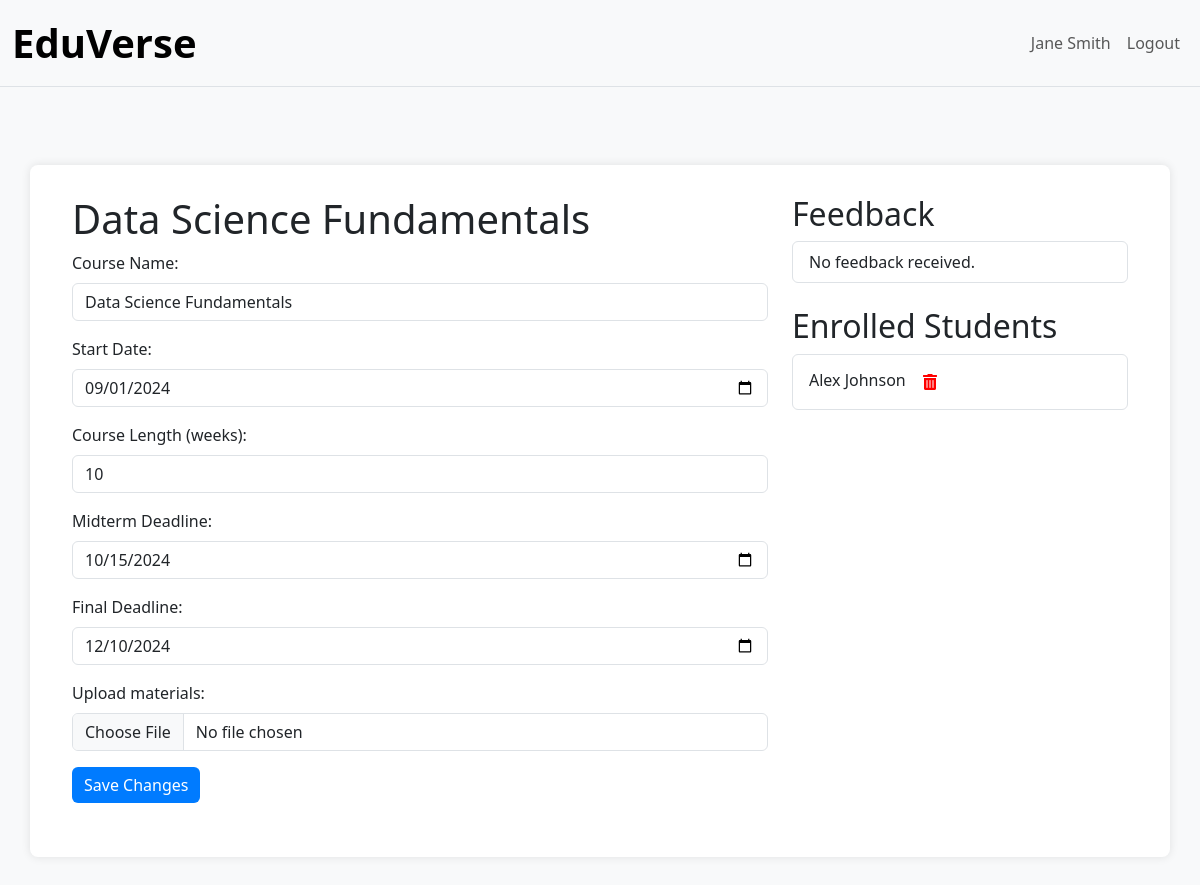
Screenshot of /course/3/detail/ (signed in) with the database file from the repository.
### EduVerse/models.py (models this page shows, shortened)
class Teacher(models.Model):
    user = models.OneToOneField(settings.AUTH_USER_MODEL, on_delete=models.CASCADE, related_name='teacher_profile')
    profile_picture = models.ImageField(upload_to='picture_profile/', null=True, blank=True, default='images/placeholder.png')
    class Meta:
        db_table = 'EduVerse_teacher'

class User(AbstractUser):
    ROLE_CHOICES = (
        ('student', 'Student'),
        ('teacher', 'Teacher'),
    )
    user_type = models.CharField(max_length=10, choices=ROLE_CHOICES)
    date_of_birth = models.DateField(null=True, blank=True)
    email = models.EmailField(unique=True)
    USERNAME_FIELD = 'email'
    REQUIRED_FIELDS = ['first_name', 'last_name']
    objects = UserManager()
    def get_full_name(self):
        return f"{self.first_name} {self.last_name}"
    class Meta:
        db_table = 'EduVerse_user'

class Course(models.Model):
    course_id = models.AutoField(primary_key=True)
    course_name = models.CharField(max_length=255)
    course_start_date = models.DateField()
    course_length = models.IntegerField()
    midterm_deadline = models.DateField()
    final_deadline = models.DateField()
    teacher = models.ForeignKey('Teacher', on_delete=models.CASCADE, related_name='courses_taught', default=1)
    students = models.ManyToManyField('Student', through='Enrollment', related_name='enrolled_courses', limit_choices_to={'user_type': 'student'})
    materials = models.FileField(upload_to='course_materials/', null=True, blank=True)
    class Meta:
        db_table = 'EduVerse_course'

class Enrollment(models.Model):
    student = models.ForeignKey('Student', on_delete=models.CASCADE)
    course = models.ForeignKey('Course', on_delete=models.CASCADE)
    status_update = models.TextField(blank=True)
    enrollment_date = models.DateTimeField(auto_now_add=True)
    class Meta:
        db_table = 'EduVerse_enrollment'
        unique_together = ('student', 'course')

class Student(models.Model):
    user = models.OneToOneField(settings.AUTH_USER_MODEL, on_delete=models.CASCADE, related_name='student_profile')
    profile_picture = models.ImageField(upload_to='picture_profile/', null=True, blank=True, default='images/placeholder.png')
    class Meta:
        db_table = 'EduVerse_student'

### EduVerse/views.py (the view, shortened to what this page needs)
# urls.py: path('course/<int:pk>/detail/', views.course_detail, name='course_detail'),
def course_detail(request, pk):
    course = get_object_or_404(Course, pk=pk)
    feedbacks = Feedback.objects.filter(enrollment__course=course)
    teacher = get_object_or_404(Teacher, user=request.user)
    enrolled_students = Enrollment.objects.filter(course=course).select_related('student')
    return render(request, 'course_detail.html', {
        'course': course,
        'feedbacks': feedbacks,
        'teacher': teacher,
        'enrolled_students': enrolled_students,
    })

### EduVerse/templates/course_detail.html (shortened to what this page needs)
{% extends "base.html" %}
{% load django_bootstrap5 static crispy_forms_tags %}
{% block navbar_items %}
<li class="nav-item">
    <a class="nav-link" href="{% url 'teacher_home' teacher.pk %}">{{ teacher.user.get_full_name }}</a>
</li>
<li class="nav-item">
    <form method="post" action="{% url 'logout' %}" class="d-inline">
        <button type="submit" class="nav-link btn btn-link">Logout</button>
    </form>
</li>
{% endblock %}
{% block content %}
<div class="container mt-5">
    <div class="row">
        <div class="col-md-8">
            <h1>{{ course.course_name }}</h1>
            <form method="post" action="{% url 'course_detail' course.pk %}" enctype="multipart/form-data" class="mb-4">
                <div class="mb-3">
                    <label for="id_course_name" class="form-label">Course Name:</label>
                    <input type="text" name="course_name" id="id_course_name" class="form-control" value="{{ course.course_name }}" required>
                </div>
                <div class="mb-3">
                    <label for="id_course_start_date" class="form-label">Start Date:</label>
                    <input type="date" name="course_start_date" id="id_course_start_date" class="form-control" value="{{ course.course_start_date |date:'Y-m-d' }}" required>
                </div>
                <div class="mb-3">
                    <label for="id_course_length" class="form-label">Course Length (weeks):</label>
                    <input type="number" name="course_length" id="id_course_length" class="form-control" value="{{ course.course_length }}" required>
                </div>
                <div class="mb-3">
                    <label for="id_midterm_deadline" class="form-label">Midterm Deadline:</label>
                    <input type="date" name="midterm_deadline" id="id_midterm_deadline" class="form-control" value="{{ course.midterm_deadline |date:'Y-m-d'  }}" required>
                </div>
                <div class="mb-3">
                    <label for="id_final_deadline" class="form-label">Final Deadline:</label>
                    <input type="date" name="final_deadline" id="id_final_deadline" class="form-control" value="{{ course.final_deadline |date:'Y-m-d' }}" required>
                </div>
                <div class="mb-3">
                    <label for="id_materials" class="form-label">Upload materials:</label>
                    <input type="file" name="materials" id="id_materials" class="form-control">
                </div>
                <button type="submit" class="btn btn-primary">Save Changes</button>
            </form>
        </div>
        <div class="col-md-4">
            <h2>Feedback</h2>
            <ul class="list-group mb-4">
                {% for feedback in feedbacks %}
                    <li class="list-group-item">{{ feedback.feedback_text }}</li>
                {% empty %}
                    <li class="list-group-item">No feedback received.</li>
                {% endfor %}
            </ul>
            <h2>Enrolled Students</h2>
            <ul class="list-group mb-4" id="enrolled-students-list">
                {% for enrollment in enrolled_students %}
                    <li class="list-group-item" data-student-pk="{{ enrollment.student.pk }}">
                        {{ enrollment.student.user.get_full_name }}
                        <span class="remove-button">
                            <form method="post" class="remove-student-form">
                                <button type="submit" name="remove_student" class="btn btn-link remove-student-btn">
                                    <i class="fas fa-trash-alt"></i>
                                </button>
                            </form>
                        </span>
                    </li>
                {% empty %}
                    <li class="list-group-item">No students enrolled.</li>
                {% endfor %}
            </ul>
        </div>
    </div>
</div>
{% endblock %}

### EduVerse/static/CSS/stylesheet.css (style rules this page uses)
body { background-color: #f8f9fa; height: 100vh; margin: 0; display: flex; flex-direction: column; }
.container { width: 100%; flex: 1; padding: 30px; background: #fff; border-radius: 8px; box-shadow: 0 0 10px rgba(0, 0, 0, 0.1); display: flex; flex-direction: column; justify-content:space-evenly !important; align-items: center; }
.btn-primary { background-color: #007bff; border: none; }
.row { width: 100%; display: flex; justify-content: start; }
.remove-student-form { display: inline; }
.remove-student-btn i { color: red; }

### rows the page displays
Teacher: user.get_full_name "Jane Smith"
Course: course_name "Data Science Fundamentals", course_start_date "09/01/2024", course_length "10", midterm_deadline "10/15/2024", final_deadline "12/10/2024"
Enrollment: student.user.get_full_name "Alex Johnson"
